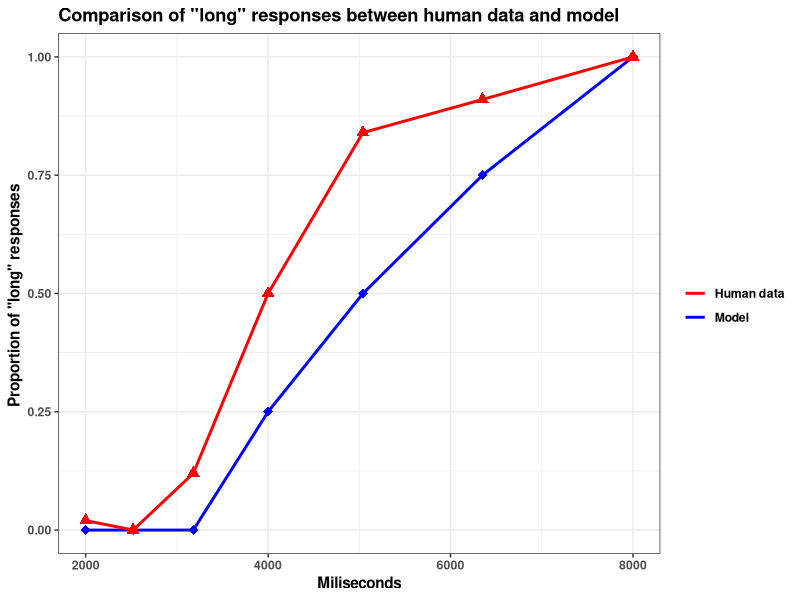

This chart was generated by the following R code:
require(ggplot2)
# require(Cairo)
# CairoWin()
# Uncomment the previous two lines to use the Cairo package. This will prompt a new window
# where the plot, antialiased, will be generated, as RStudio for Windows does not antialise plots.

# Parameters
params <- data.frame(a = 1.02, b = 0.015, t0 = 100)
values <- c(2000, 2520, 3180, 4000, 5040, 6350, 8000) # 2 to 8 seconds
trainingProportion <- c(0.02, 0, 0.12, 0.5, 0.84, 0.91, 1) # Corresponding data

# Act-R noise
actr.noise <- function(sd,n=1) {
  rand <- runif(n,min=0.0001,max=0.9999)
  sd * log((1 - rand ) / rand)
}

# Miliseconds to pulses
msecToPulses <- function(t) {
  tick <- params$t0
  timeCounter <- tick
  tickCounter <- 0
  while(timeCounter <= t){
    sd <- params$b * params$a * tick
    tick <- params$a * tick + actr.noise(sd)
    timeCounter <- timeCounter + tick
    tickCounter <- tickCounter + 1
  }
  tickCounter
}

# Pulses to miliseconds
pulsesToMsec <- function(p) {
  timeCounter <- 0
  tick <- params$t0
  while(p > 0){
    sd <- params$b * params$a * tick
    tick <- params$a * tick + actr.noise(sd)  
    timeCounter <- timeCounter + tick
    p <- p - 1
  }
  timeCounter
}

# Model
response <- numeric(7)
proportion <- numeric(0)
anchorShort <- msecToPulses(values[1])
anchorLong <- msecToPulses(values[7])


## Presenting the values and responding 
for(i in 1:7){
  valuePulses <- msecToPulses(values[i])
  if(anchorLong - valuePulses <= valuePulses - anchorShort){
    response[i] <- 1 # 1 Stands for "long", and 0 stands for "short"
  }
}

for(i in 1:7){
  proportion[i] <- sum(response[1:i]) / sum(response)
}

# Plotting the data
ggplot(data.frame(values, proportion), aes(x=values, y=proportion)) + 
  geom_line(aes(y = proportion, colour = 'Model'), size=1) + 
  geom_point(size=3, colour='blue', shape=18) + 
  geom_line(aes(y = trainingProportion, colour = 'Human data'), size=1) + 
  geom_point(y = trainingProportion, size=3, colour='red', shape=17) +
  labs(x = 'Miliseconds', y = 'Proportion of \"long\" responses ', colour='') +
  scale_color_manual(values=c('red','blue')) + theme_bw() + 
  ggtitle('Comparison of \"long\" responses between human data and model') +
  theme(text = element_text(lineheight = .9, face='bold'))